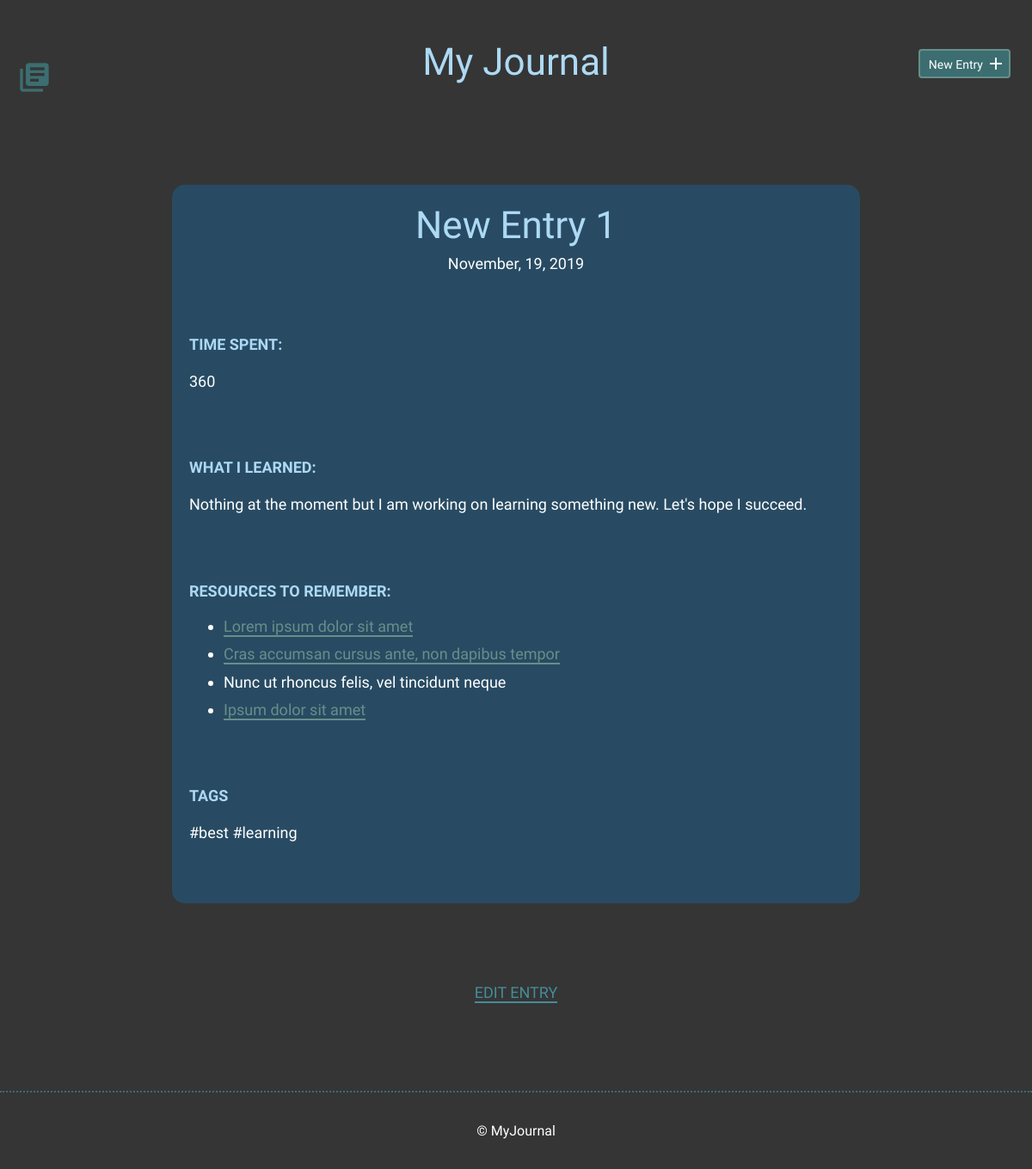
The page /detail.php?id=5 on the database its author committed.
### tables this page shows
CREATE TABLE "entries" (
	`id`	INTEGER,
	`title`	TEXT,
	`date`	TEXT,
	`time_spent`	INTEGER,
	`learned`	BLOB,
	`resources`	BLOB,
	PRIMARY KEY(`id`)
);

### inc/functions.php (called while the page is built, shortened)
<?php
function get_entry_by_id($id){
    include ("connection.php");
    try {
        $sql = "SELECT * FROM entries WHERE id = :id";
        $stmt = $db->prepare($sql);
        $stmt->bindParam(':id',$id,PDO::PARAM_INT);
        $stmt->execute();
        $results = $stmt->fetch(PDO::FETCH_ASSOC);
        return $results;
    } catch (Exception $e) {
        echo "Unable to query DB" . $e->getMessage();
        die();
    }
}
function get_tags_by_entry_id($entries_id){
    include ("connection.php");
    try {
    $sql = "SELECT tags.id, tags.tags FROM tags JOIN entry_tags ON tags.id = entry_tags.tag_id WHERE entry_tags.entry_id = :entries_id";
    $stmt = $db->prepare($sql);
    $stmt->bindParam(':entries_id',$entries_id,PDO::PARAM_INT);
    $stmt->execute();
    $results = $stmt->fetchAll(PDO::FETCH_ASSOC);
    if(!empty($results)) {
        return $results;
    } else {
        return false;
    }
} catch (Exception $e) {
    echo "Unable to query DB" . $e->getMessage();
    die();
}
}
?>

### detail.php (the view)
<?php
include ("inc/header.php");
if ('GET' == $_SERVER['REQUEST_METHOD']) {
    if (isset($_GET['id'])) {
        $entryId = filter_input(INPUT_GET, 'id', FILTER_SANITIZE_NUMBER_INT);
    } else {
        header('location: index.php');
    }
}
$currentEntry = get_entry_by_id($entryId);
?>
        <section>
            <div class="container">
                <div class="entry-list single">
                    <article>
                        <h1><?php echo $currentEntry['title']; ?></h1>
                        <time datetime="<?php echo $currentEntry['date']; ?>"><?php echo date('F, d, Y', strtotime($currentEntry['date'])); ?></time>
                        <div class="entry">
                            <h3>Time Spent: </h3>
                            <p><?php echo $currentEntry['time_spent']; ?></p>
                        </div>
                        <div class="entry">
                            <h3>What I Learned:</h3>
                            <p><?php echo $currentEntry['learned']; ?></p>
                        </div>
                        <?php
                            if($currentEntry['resources'] != NULL) { ?>
                             <div class="entry">
                            <h3>Resources to Remember:</h3>
                            <ul>
                                <li><a href="">Lorem ipsum dolor sit amet</a></li>
                                <li><a href="">Cras accumsan cursus ante, non dapibus tempor</a></li>
                                <li>Nunc ut rhoncus felis, vel tincidunt neque</li>
                                <li><a href="">Ipsum dolor sit amet</a></li>
                            </ul>
                        </div>
                          <?php  } ?>
                          <div class="entry">
                          <h3>Tags</h3>
                              <?php
                              $tags = get_tags_by_entry_id($currentEntry['id']);
                              if($tags == true){
                                  echo "<p>";
                                  $tags = array_column($tags, "tags");
                                  foreach($tags as $tag){
                                      echo "#" . $tag . " ";
                                  }
                                  echo "</p>";
                              }
                              ?>
                              </div>
                    </article>
                </div>
            </div>
            <div class="edit">
                <p><a href="edit.php?id=<?php echo $entryId; ?>">Edit Entry</a></p>
            </div>
        </section>
<?php include ("inc/footer.php"); ?>

### css/site.css (style rules this page uses)
body { font-size: 16px; background-color: #353535; color: #FFFFFF; font-family: 'Cousine', serif; font-weight: 400; }
.container { margin: 0 auto; padding: 0 25px; }
h1, h2, h3 { margin: 0; font-weight: 400; line-height: 1em; color: #ADD9F4; }
h1 { font-size: 44px; margin-bottom: 12px; }
h3 { font-size: 18px; font-family: 'Work Sans', serif; font-weight: 600; text-transform: uppercase; }
p { line-height: 1.8em; font-size: 18px; }
p a { border-bottom: 2px solid #468C98; padding: 0; color: #468C98; text-decoration: none; }
ul li { line-height: 1.8em; font-size: 18px; }
ul li a { border-bottom: 2px solid #678f89; line-height: 1.8em; color: #678f89; text-decoration: none; }
article { background-color: #284B63; padding: 25px 0; border-radius: 15px; }
.entry-list, .edit-entry, .new-entry { max-width: 800px; margin: 0 auto; padding: 70px 0 150px 0; }
.entry-list article { margin-bottom: 70px; text-align: center; }
.entry-list article:last-child { margin-bottom: 0; }
.entry-list.single { padding-bottom: 70px; }
.entry-list.single time { font-size: 18px; }
.entry { max-width: 800px; margin: 75px 20px 0 20px; text-align: left; }
.entry p { margin-bottom: 40px; }
.edit { padding-bottom: 80px; text-align: center; margin: 0 auto; }
.edit a { font-weight: 400; text-transform: uppercase; font-size: 18px; }

### rows shown on the page
entries: title "New Entry 1", date "November, 19, 2019", time_spent "360", learned "Nothing at the moment but I am working on learning something new. Let's hope I succeed."

### other values the page prints
$tag "best"
$tag "learning"
